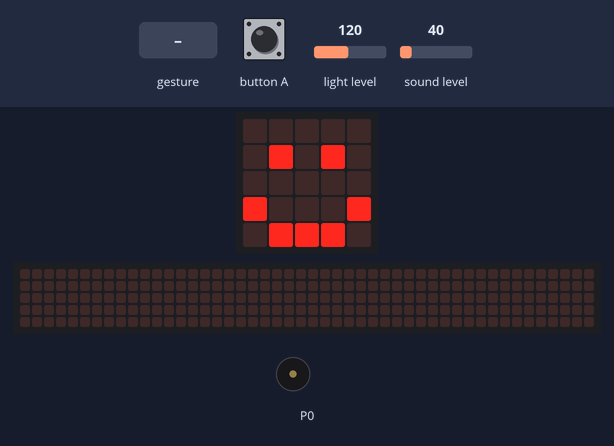
Simulated run of this program. Board: BBC micro:bit (MakeCode). Parts: the board's 5×5 LED display, a strip that is not on the board, showing the scrolling text unrolled, buzzer (waves = sounding). Inputs (shaded band) come from the test bench; at power-on: light level 120, sound level 40. A tilt is held for 1.5 s and a shake lasts 1 s, then the board lies face up again; the 48×5 strip is a reading aid, not a part: it shows the text the display is scrolling, unrolled, one strip-width of it at a time.

Above: at 1.8 s.
1.9 s: light level set to 53
3.8 s: light level set to 47
At 5.1 s:
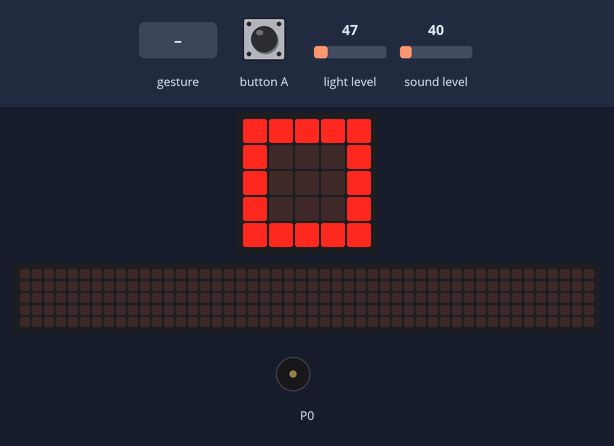
7.0 s: button A pressed for 0.15 s
At 7.47 s:
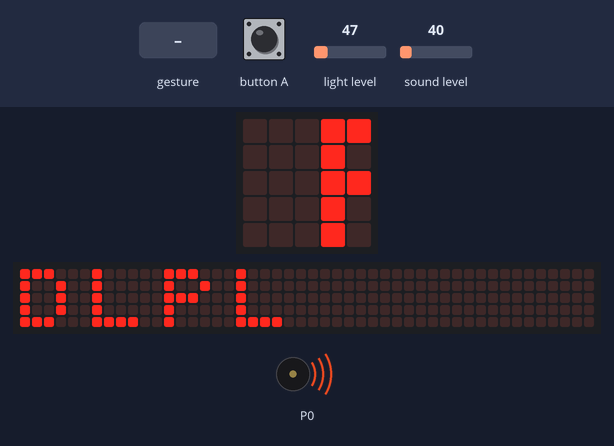
7.7 s: gesture 'shake'
At 8.2 s:
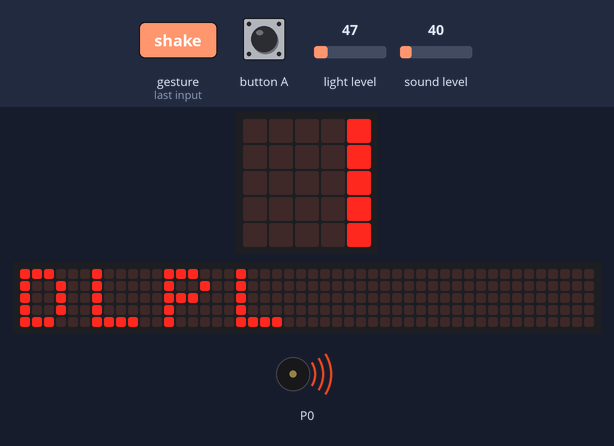
9.9 s: sound level set to 191
Timing chart, 0 to 19.6 s (numbered marks = the images above; inputs shaded):
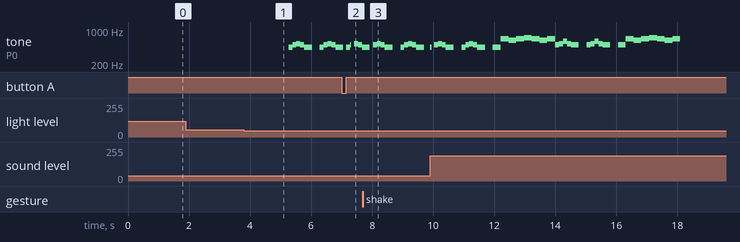

The program:

main.ts
```typescript
function spiele (anz: number) {
    for (let Index = 0; Index <= anz; Index++) {
        anzeige()
    }
    basic.showIcon(IconNames.Diamond)
}
input.onSound(DetectedSound.Loud, function () {
    spiele(0)
})
input.onButtonPressed(Button.A, function () {
    spiele(10)
    power.lowPowerPause(3600000)
})
input.onGesture(Gesture.Shake, function () {
    spiele(0)
})
function anzeige () {
    basic.clearScreen()
    music.startMelody(music.builtInMelody(Melodies.Chase), MelodyOptions.OnceInBackground)
    basic.showString("DLPL")
    for (let index = 0; index < 3; index++) {
        basic.showIcon(IconNames.SmallHeart)
        basic.showIcon(IconNames.Heart)
    }
    basic.clearScreen()
    basic.showString("BMBWF")
    for (let index = 0; index < 3; index++) {
        basic.showIcon(IconNames.SmallHeart)
        basic.showIcon(IconNames.Heart)
    }
    basic.pause(2000)
}
basic.showIcon(IconNames.Happy)
input.setSoundThreshold(SoundThreshold.Loud, 150)
basic.forever(function () {
    basic.pause(1000)
    if (input.lightLevel() < 50) {
        basic.showIcon(IconNames.Square)
        spiele(0)
    }
})
```

test.ts
```typescript
// Hier kann man Tests durchführen; diese Datei wird nicht kompiliert, wenn dieses Paket als Erweiterung verwendet wird.
```

Measured:
- the behaviour switches between 50 and 49 on light level (found by bisection; images 0 and 1)
- after the input at 1.9 s, every drawn part: stays the same
- after the input at 3.8 s, tone on P0: plays 440 Hz for 0.13 s, 494 Hz for 0.13 s, 523 Hz for 0.13 s, 494 Hz for 0.13 s, 440 Hz for 0.25 s, 440 Hz for 0.13 s … (10 notes in this stretch), starting after 1.5 s; the display: changes after 0.86 s (image 1)
- after the input at 7.0 s, the display: first differs from a run without the input after 0.15 s (image 2 shows a later state)
- what the display in image 1 shows lasts 0.6 s, from 4.7 s to 5.3 s
